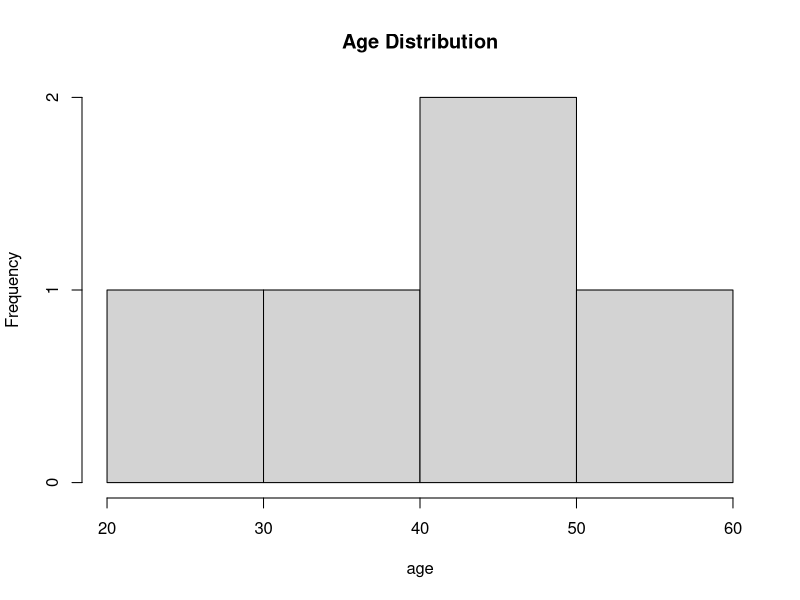
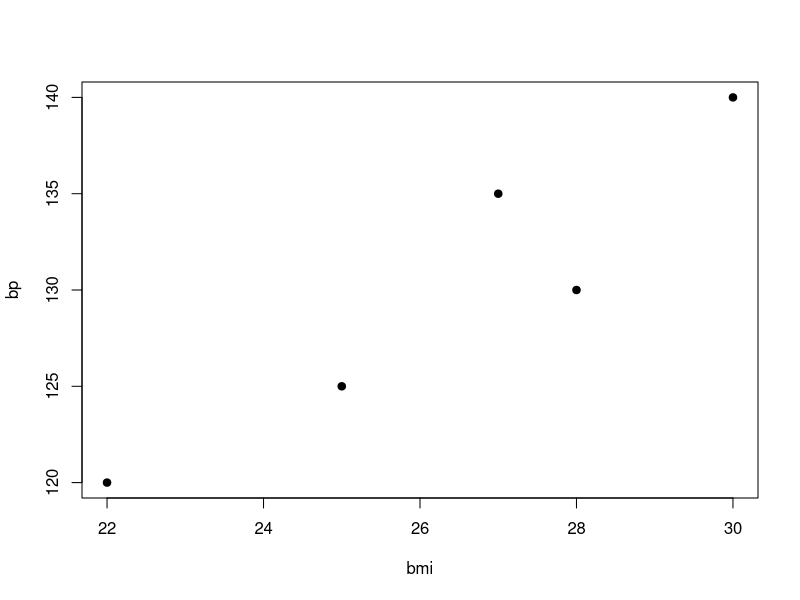
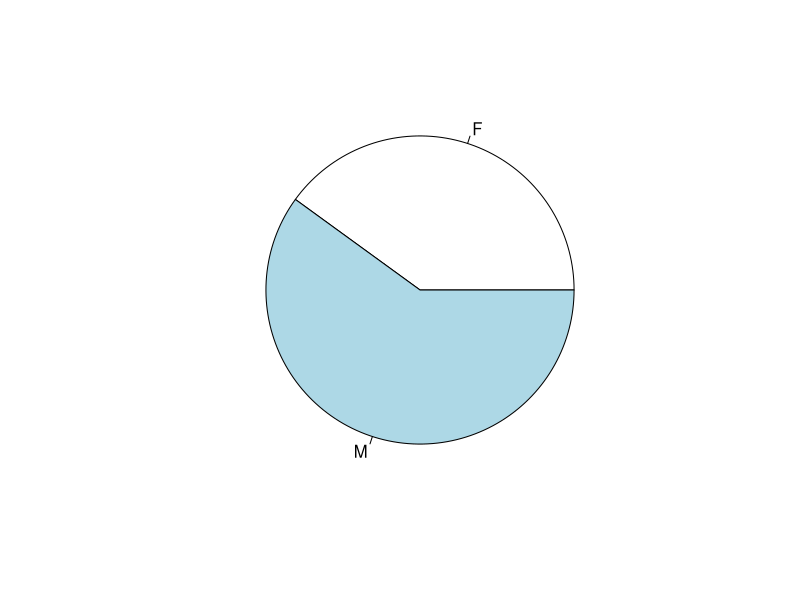

Generate these figures, in order, with R:
age<-c(25,35,45,50,60)
hist(age,main="Age Distribution")

bmi<-c(22,25,28,30,27)
bp<-c(120,125,130,140,135)
plot(bmi,bp,pch=19)

gender<-c("M","F","M","F","M")
pie(table(gender))

data.frame(age,bmi,bp)
